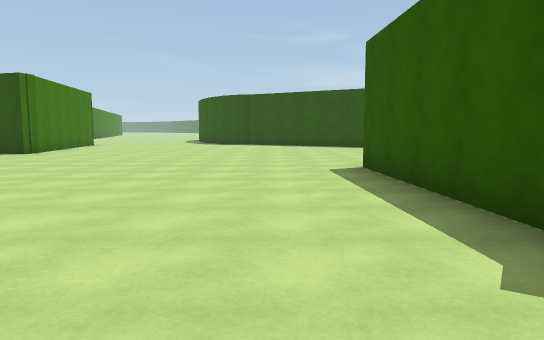
view 1 (above)

24 first-person views from a walk through a 3-D level made in the Unity game engine. The camera is 1.4 m above the floor, tilts 6° down and sees 70° across. The floor is counted in squares, 2 m on a side. Each view is taken from the middle of a square. On the plan, view 1 faces up. The plan holds only what a view shows up to about 11 squares ahead; the rest is blank. The place goes on beyond the plan. The player character is not drawn. Some animated figures are left out.

view 2
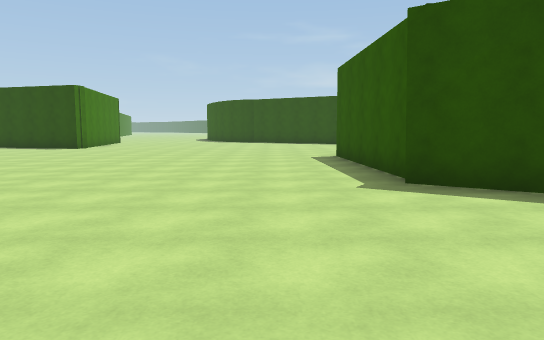

view 3
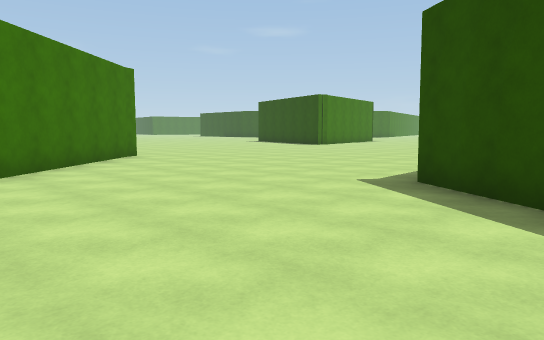

view 4
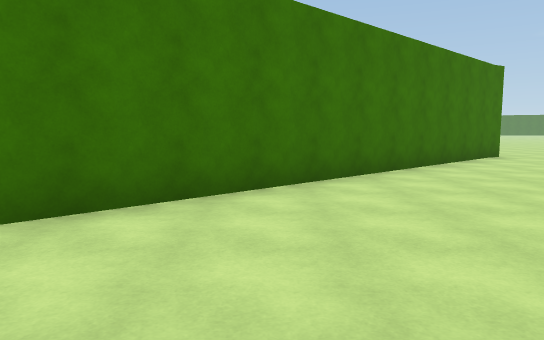

view 5
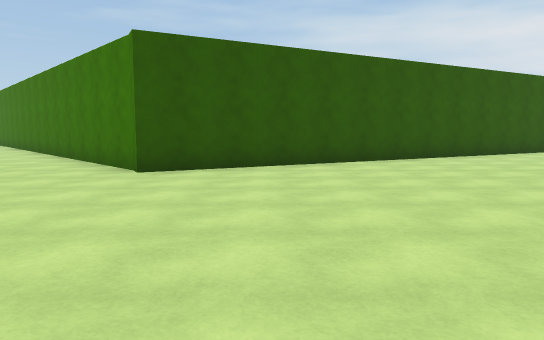

view 6
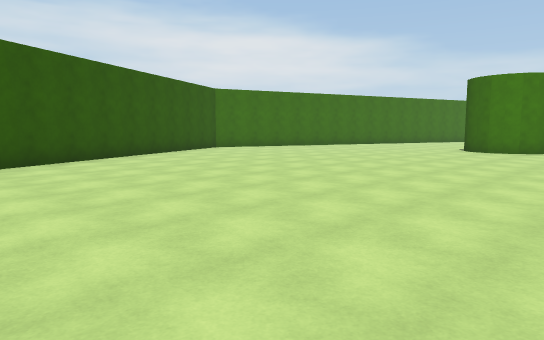

view 7
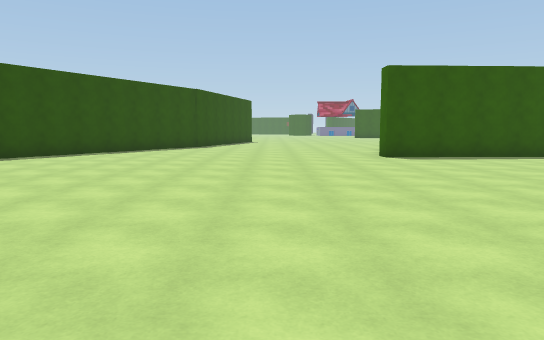

view 8
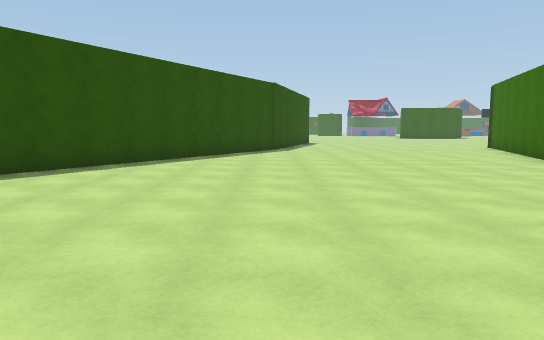

view 9
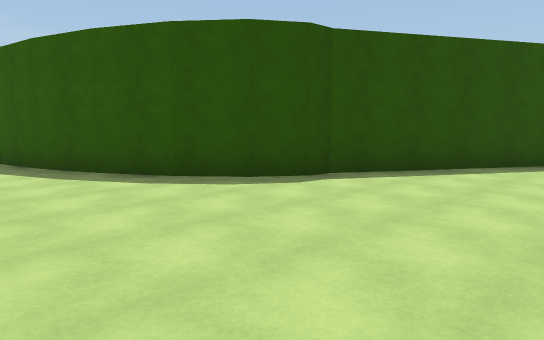

view 10
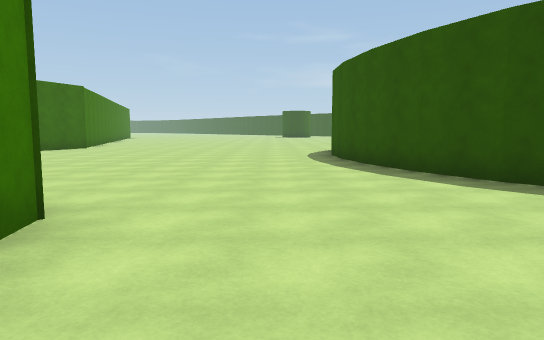

view 11
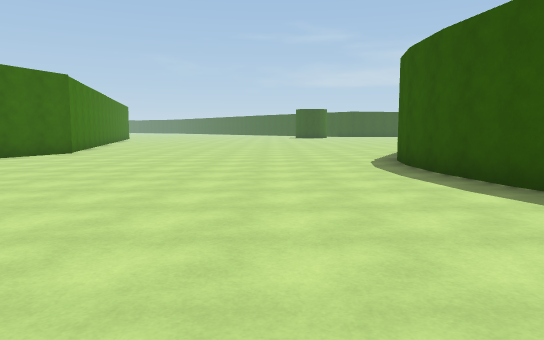

view 12
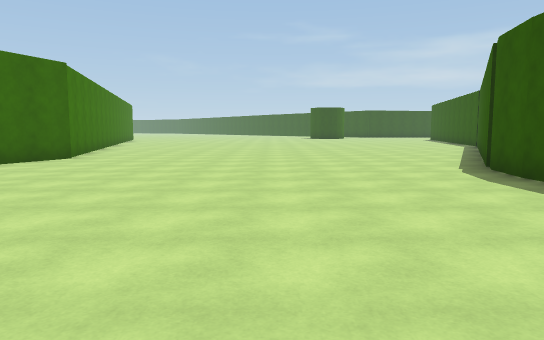

view 13
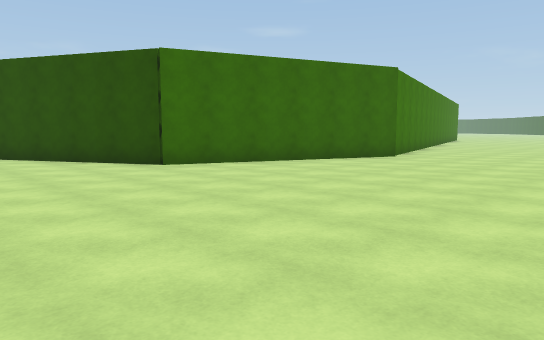

view 14
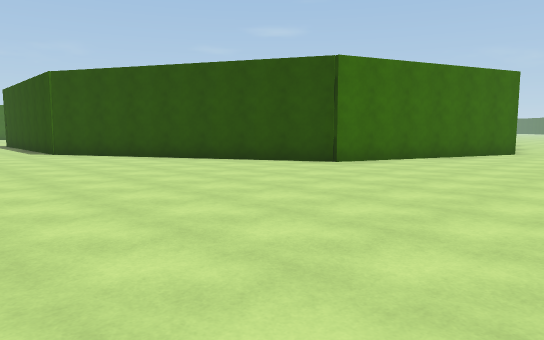

view 15
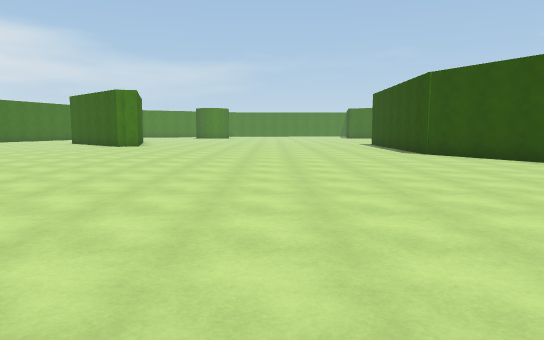

view 16
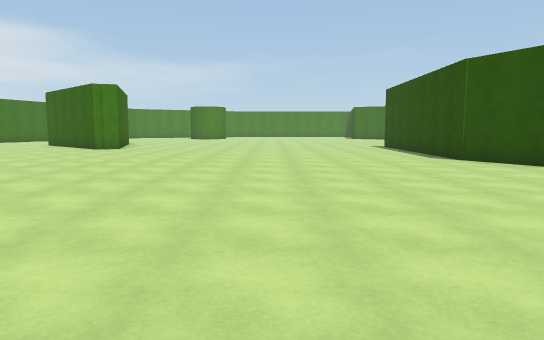

view 17
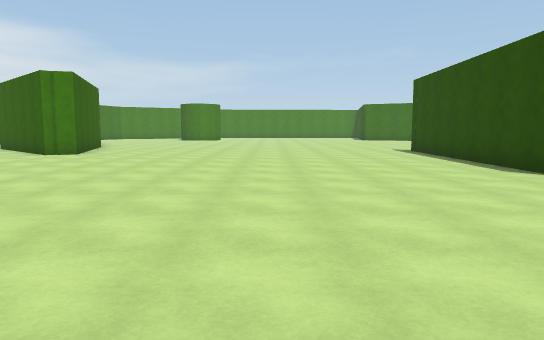

view 18
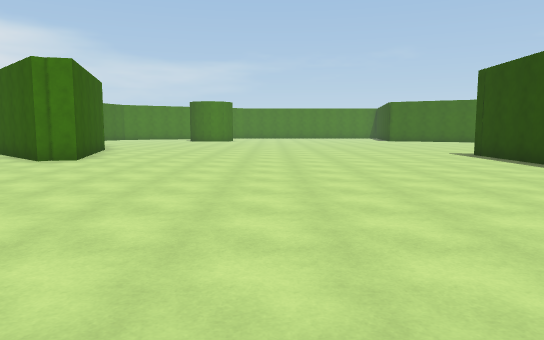

view 19
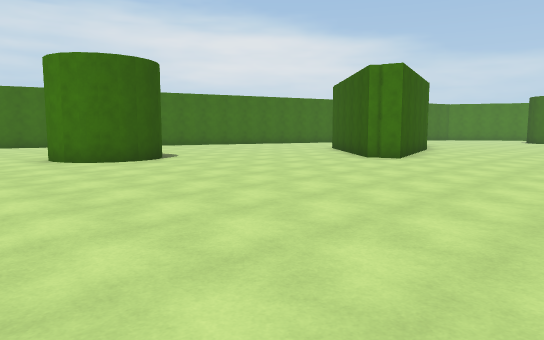

view 20
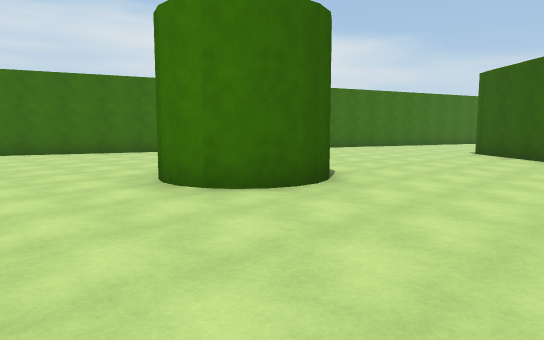

view 21
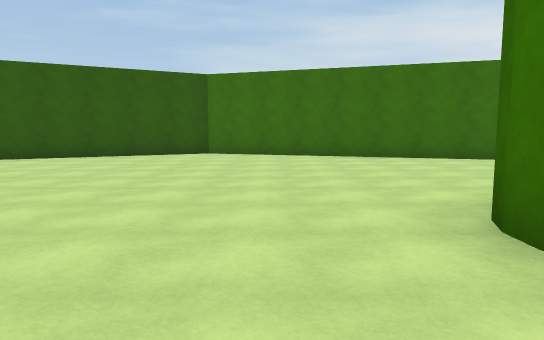

view 22
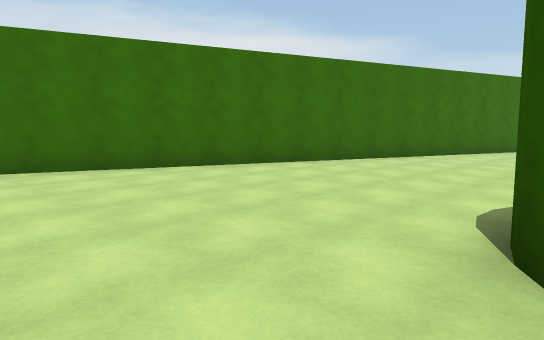

view 23
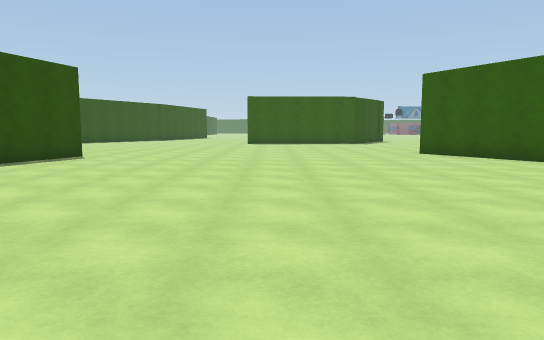

view 24
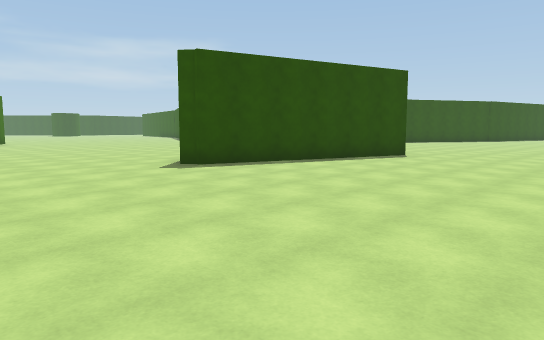

### Floor plan
Points are (right, up) in squares from view 1. A wall is a line through its corners. A room is listed if a view was taken in it or the views show most of it. See-through windows are left out.
Room 1 (views 1, 2, 3, 4, 5, 6, 7, 8, 9, 10, 11, 12, 13, 14, 15, 16, 17, 18, 19, 20, 21, 22, 23, 24)
walls: (-6.9, 10.9) (-12.6, 12.5); (-7.8, 17) (-7.7, 16.4); (-21, 5.7) (-20.7, 5.2); (-20.6, 4.8) (-20.6, 4.4); (-21.4, 5.9) (-20.7, 5.4) (-20.5, 4.6) (-20.8, 3.8) (-21.3, 3.5) (-21.7, 3.4); (-21.8, 5.9) (-21.2, 5.7); (-5.7, 1.5) (1.3, -6.1); (-22.2, 5.9) (-21.6, 5.9); (-22.5, 5.7) (-22, 5.9); (-2.9, 19.1) (-3.6, 20.4); (-22.9, 5.2) (-22.7, 5.6) (-22.3, 5.8); (-3.6, 20.3) (-4.1, 21.8); (-4.1, 21.7) (-4.4, 23.3); (-4.3, 23.2) (-4.4, 24.6); (2.9, 6.8) (5.1, 6); (-4.4, 24.5) (-4.2, 25.7); (-16.9, -4.1) (-5.8, 1.8) (-5.6, 1.4); (1.9, 2.5) (1.7, 7.2) (2.3, 7.2); (-4.3, 25.7) (-2.1, 29.9); (-29.1, 8.9) (-26.8, 9.6) (-26.6, 9) (-26.5, 8.9) (-29.9, 5.3); (5.1, 14.3) (-1, 17.7) (-1.4, 17.7) (-2.2, 18.2) (-3, 19.2); (-12.8, 28.4) (-14.9, 22.9) (-21.8, 19.3) (-28.6, 19.5); (3.4, 1) (1.7, 2); (-13.4, 30.1) (-13, 28.6); (-30.6, 0.2) (-17.6, -4.1)

Positions as (right, up) in squares from view 1, and headings:
1: (0, 0), facing up
2: (0, -3), facing up
3: (4, -3), facing up-left
4: (4, -4), facing left
5: (-8, 8), facing down
6: (-8, 8), facing down-left
7: (-8, 10), facing right
8: (-6, 13), facing right
9: (-6, 14), facing up-right
10: (-6, 14), facing up
11: (-7, 17), facing up
12: (-8, 19), facing up
13: (-8, 19), facing up-left
14: (-10, 16), facing up-left
15: (-11, 15), facing left
16: (-13, 15), facing left
17: (-16, 15), facing left
18: (-18, 14), facing left
19: (-18, 14), facing down-left
20: (-18, 9), facing down-left
21: (-19, 7), facing down
22: (-19, 4), facing down-left
23: (-17, 6), facing right
24: (-17, 6), facing up-right
